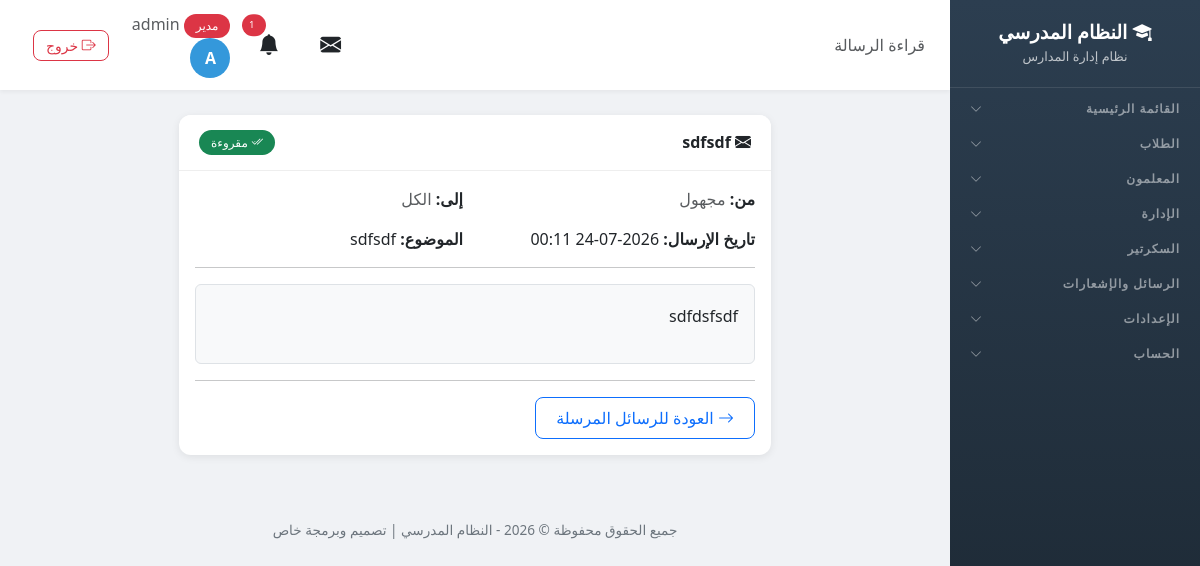
The page /messages/2/read/ (signed in) on the database its author committed.
### school/models.py (models this page shows, shortened)
class Profile(models.Model):
    ROLE_CHOICES = [
        ('admin', 'مدير'),
        ('vice_principal', 'نائب مدير'),
        ('secretary', 'سكرتير'),
        ('teacher', 'معلم'),
        ('student', 'طالب'),
    ]
    user = models.OneToOneField(User, on_delete=models.CASCADE, related_name='profile')
    role = models.CharField('الدور', max_length=20, choices=ROLE_CHOICES, default='student')
    phone = models.CharField('رقم الهاتف', max_length=20, blank=True)

class Message(models.Model):
    sender = models.ForeignKey(User, on_delete=models.SET_NULL, null=True, blank=True, related_name='sent_messages', verbose_name='المرسل')
    recipient = models.ForeignKey(User, on_delete=models.SET_NULL, null=True, blank=True, related_name='received_messages', verbose_name='المستلم')
    subject = models.CharField('الموضوع', max_length=200)
    content = models.TextField('المحتوى')
    is_read = models.BooleanField('مقروء', default=False)
    parent_name = models.CharField('اسم ولي الأمر', max_length=200, blank=True, help_text='يستخدم عند إرسال ولي الأمر')
    parent_phone = models.CharField('هاتف ولي الأمر', max_length=20, blank=True)
    created_at = models.DateTimeField('تاريخ الإرسال', auto_now_add=True)
    class Meta:
        verbose_name = 'رسالة'
        verbose_name_plural = 'الرسائل'
        ordering = ['-created_at']

### school/views.py (the view)
# urls.py: path('messages/<int:message_id>/read/', views.read_message, name='read_message'),
@login_required
def read_message(request, message_id):
    msg = get_object_or_404(Message, id=message_id)
    if msg.recipient is None and msg.sender is None:
        if request.user.profile.role != 'admin':
            messages.error(request, 'لا يمكنك قراءة هذه الرسالة')
            return redirect('dashboard')
    elif msg.sender != request.user and msg.recipient != request.user:
        messages.error(request, 'لا يمكنك قراءة هذه الرسالة')
        return redirect('dashboard')
    msg.is_read = True
    msg.save()
    return render(request, 'school/read_message.html', {'msg': msg})

### school/models.py (called while the page is built, shortened)
def has_perm(user, module, action):
    if user.profile.role == 'admin':
        return True

### school/services.py (called while the page is built, shortened)
def send_visit_reminders():
    try:
        tomorrow = date.today() + timedelta(days=1)
        due = VisitProgram.objects.filter(visit_date=tomorrow, reminder_sent=False).select_related('teacher')
        if not due.exists():
            return
    except Exception as e:
        logger.error(f'خطأ في إرسال تذكيرات الزيارات: {e}')

### templates/school/read_message.html (shortened to what this page needs)
{% extends 'school/base.html' %}
{% block page_heading %}قراءة الرسالة{% endblock %}
{% block content %}
<div class="row justify-content-center">
    <div class="col-md-8">
        <div class="card">
            <div class="card-header d-flex justify-content-between align-items-center">
                <span><i class="bi bi-envelope-fill"></i> {{ msg.subject }}</span>
                {% if msg.is_read %}
                <span class="badge bg-success"><i class="bi bi-check2-all"></i> مقروءة</span>
                {% else %}
                <span class="badge bg-danger">غير مقروءة</span>
                {% endif %}
            </div>
            <div class="card-body">
                <div class="row mb-3">
                    <div class="col-md-6">
                        <strong>من:</strong>
                        {% if msg.sender %}
                        {{ msg.sender.first_name|default:msg.sender.username }}
                        <span class="badge bg-{% if msg.sender.profile.role == 'admin' %}danger{% elif msg.sender.profile.role == 'teacher' %}success{% else %}info{% endif %}">
                            {{ msg.sender.profile.get_role_display }}
                        </span>
                        {% else %}
                        <span class="text-muted">مجهول</span>
                        {% endif %}
                    </div>
                    <div class="col-md-6 text-md-start">
                        <strong>إلى:</strong>
                        {% if msg.recipient %}
                        {{ msg.recipient.first_name|default:msg.recipient.username }}
                        {% else %}
                        <span class="text-muted">الكل</span>
                        {% endif %}
                    </div>
                </div>
                <div class="row mb-3">
                    <div class="col-md-6">
                        <strong>تاريخ الإرسال:</strong> {{ msg.created_at|date:"Y-m-d H:i" }}
                    </div>
                    <div class="col-md-6 text-md-start">
                        <strong>الموضوع:</strong> {{ msg.subject }}
                    </div>
                </div>
                <hr>
                <div class="border rounded p-3 bg-light" style="line-height: 1.9;">
                    {{ msg.content|linebreaks }}
                </div>
                <hr>
                <div class="d-flex gap-2">
                    {% if user.profile.role == 'student' %}
                    <a href="{% url 'student_messages' %}" class="btn btn-outline-primary"><i class="bi bi-arrow-right"></i> العودة للرسائل</a>
                    {% else %}
                    <a href="{% url 'sent_messages' %}" class="btn btn-outline-primary"><i class="bi bi-arrow-right"></i> العودة للرسائل المرسلة</a>
                    {% endif %}
                </div>
            </div>
        </div>
    </div>
</div>
{% endblock %}

### templates/school/base.html (shortened to what this page needs)
<!DOCTYPE html>
<html lang="ar" dir="rtl">
<head>
    <link href="https://cdn.jsdelivr.net/npm/bootstrap@5.3.0/dist/css/bootstrap.min.css" rel="stylesheet">
    <link href="https://cdn.jsdelivr.net/npm/bootstrap@5.3.0/dist/css/bootstrap.rtl.min.css" rel="stylesheet">
    <link rel="stylesheet" href="https://cdn.jsdelivr.net/npm/bootstrap-icons@1.11.0/font/bootstrap-icons.css">
    <link href="https://cdn.jsdelivr.net/npm/select2@4.1.0-rc.0/dist/css/select2.min.css" rel="stylesheet" />
    <link href="https://cdn.jsdelivr.net/npm/select2-bootstrap-5-theme@1.3.0/dist/select2-bootstrap-5-theme.rtl.min.css" rel="stylesheet" />
    <link rel="stylesheet" href="https://unpkg.com/leaflet@1.9.4/dist/leaflet.css" />
</head>
<body>
    {% if user.is_authenticated %}
    <div class="sidebar" id="sidebar">
        <div class="brand">
            <h4><i class="bi bi-mortarboard-fill"></i> النظام المدرسي</h4>
            <small>نظام إدارة المدارس</small>
        </div>
        {% if user.is_authenticated %}
        <button class="nav-section nav-toggle" type="button" data-target="collapse-main" aria-expanded="false">
            <span>القائمة الرئيسية</span><i class="bi bi-chevron-down"></i>
        </button>
        {% if 'students_view' in user_perms or 'students_add' in user_perms or 'notes_view' in user_perms or 'levels_view' in user_perms %}
        <button class="nav-section nav-toggle" type="button" data-target="collapse-students" aria-expanded="false">
            <span>الطلاب</span><i class="bi bi-chevron-down"></i>
        </button>
        {% endif %}
        {% if 'teachers_view' in user_perms or 'teachers_add' in user_perms or 'nominations_view' in user_perms or 'guardians_view' in user_perms %}
        <button class="nav-section nav-toggle" type="button" data-target="collapse-teachers" aria-expanded="false">
            <span>المعلمون</span><i class="bi bi-chevron-down"></i>
        </button>
        {% endif %}
        {% if 'classes_view' in user_perms or 'subjects_view' in user_perms or 'announcements_view' in user_perms or 'agenda_view' in user_perms or 'leaves_view' in user_perms or 'lateness_view' in user_perms or 'meetings_view' in user_perms or 'supervisor_visits_view' in user_perms or 'inspection_visits_view' in user_perms or 'visit_program_view' in user_perms or 'absence_view' in user_perms or 'schedule_view' in user_perms or 'certificates_view' in user_perms or 'exams_view' in user_perms or 'survey_view' in user_perms %}
        <button class="nav-section nav-toggle" type="button" data-target="collapse-admin" aria-expanded="false">
            <span>الإدارة</span><i class="bi bi-chevron-down"></i>
        </button>
        {% endif %}
        {% if 'incoming_view' in user_perms or 'outgoing_view' in user_perms %}
        <button class="nav-section nav-toggle" type="button" data-target="collapse-secretary" aria-expanded="false">
            <span>السكرتير</span><i class="bi bi-chevron-down"></i>
        </button>
        {% endif %}
        {% if 'messages_view' in user_perms or 'messages_send' in user_perms %}
        <button class="nav-section nav-toggle" type="button" data-target="collapse-messages" aria-expanded="false">
            <span>الرسائل والإشعارات</span><i class="bi bi-chevron-down"></i>
        </button>
        {% endif %}
        {% if 'settings_accounts' in user_perms or 'settings_whatsapp' in user_perms or 'settings_links' in user_perms or user.profile.role == 'admin' %}
        <button class="nav-section nav-toggle" type="button" data-target="collapse-settings" aria-expanded="false">
            <span>الإعدادات</span><i class="bi bi-chevron-down"></i>
        </button>
        {% endif %}
        <button class="nav-section nav-toggle" type="button" data-target="collapse-account" aria-expanded="false">
            <span>الحساب</span><i class="bi bi-chevron-down"></i>
        </button>
        {% endif %}
    </div>
    <div class="main-content">
        <div class="top-bar">
            <div>
                <span class="d-none d-md-inline text-muted">{% block page_heading %}{% endblock %}</span>
            </div>
            <div class="user-info">
                <div class="dropdown d-inline-block mx-2" id="messageBell">
                    <button class="btn btn-link text-reset position-relative p-1" type="button" data-bs-toggle="dropdown" aria-expanded="false" style="font-size: 1.3rem;">
                        <i class="bi bi-envelope-fill"></i>
                    </button>
                </div>
                <div class="dropdown d-inline-block mx-2" id="notificationBell">
                    <button class="btn btn-link text-reset position-relative p-1" type="button" data-bs-toggle="dropdown" aria-expanded="false" style="font-size: 1.3rem;">
                        <i class="bi bi-bell-fill"></i>
                        {% if unread_notifications_count > 0 %}
                        <span class="position-absolute top-0 start-100 translate-middle badge rounded-pill bg-danger" style="font-size: 0.6rem;">
                            {{ unread_notifications_count }}
                        </span>
                        {% endif %}
                    </button>
                </div>
                <a href="{% url 'my_account' %}" class="text-decoration-none text-reset">
                    <span class="text-muted d-none d-sm-inline">
                        <span class="badge bg-{% if user.profile.role == 'admin' %}danger{% elif user.profile.role == 'teacher' %}success{% else %}info{% endif %}">
                            {{ user.profile.get_role_display }}
                        </span>
                        {{ user.first_name|default:user.username }}
                    </span>
                    <div class="avatar">{{ user.first_name|first|default:user.username|first|upper }}</div>
                </a>
                <a href="{% url 'logout' %}" class="btn btn-sm btn-outline-danger ms-2" title="تسجيل الخروج">
                    <i class="bi bi-box-arrow-right"></i> <span class="d-none d-sm-inline">خروج</span>
                </a>
            </div>
        </div>
        <div class="page-content">
            {% block content %}{% endblock %}
        </div>
        <div class="footer no-print">
            <p>جميع الحقوق محفوظة &copy; {% now "Y" %} - النظام المدرسي | تصميم وبرمجة خاص</p>
        </div>
    </div>
    {% endif %}
</body>
</html>

### templates/school/base.html (style rules this page uses)
:root { --primary-color: #2c3e50; --secondary-color: #3498db; --accent-color: #e74c3c; --success-color: #27ae60; --warning-color: #f39c12; --info-color: #17a2b8; --sidebar-width: 250px; }
body { font-family: 'Segoe UI', Tahoma, sans-serif; background-color: #f0f2f5; overflow-x: hidden; }
.sidebar { position: fixed; top: 0; right: 0; height: 100vh; width: var(--sidebar-width); background: linear-gradient(180deg, var(--primary-color) 0%, #1a252f 100%); color: #fff; z-index: 1000; transition: all 0.3s ease; overflow-y: auto; }
.sidebar .brand { padding: 20px 15px; text-align: center; border-bottom: 1px solid rgba(255,255,255,0.1); }
.sidebar .brand h4 { margin: 0; font-weight: 700; font-size: 1.2rem; }
.sidebar .brand small { color: rgba(255,255,255,0.7); font-size: 0.8rem; }
.sidebar .nav-section { padding: 15px 20px 5px; font-size: 0.7rem; text-transform: uppercase; color: rgba(255,255,255,0.4); letter-spacing: 1px; }
.sidebar .nav-toggle { display: flex; justify-content: space-between; align-items: center; width: 100%; background: none; border: none; padding: 12px 20px 5px; cursor: pointer; text-align: right; font-size: 0.75rem; font-weight: 700; letter-spacing: 1px; color: rgba(255,255,255,0.5); transition: color 0.2s ease; }
.sidebar .nav-toggle .bi-chevron-down { transition: transform 0.3s ease; }
.main-content { margin-right: var(--sidebar-width); min-height: 100vh; transition: all 0.3s ease; }
.top-bar { background: #fff; padding: 12px 25px; box-shadow: 0 2px 4px rgba(0,0,0,0.05); display: flex; justify-content: space-between; align-items: center; position: sticky; top: 0; z-index: 999; }
.top-bar .user-info { display: flex; align-items: center; gap: 15px; }
.top-bar .user-info .avatar { width: 40px; height: 40px; border-radius: 50%; background: var(--secondary-color); color: #fff; display: flex; align-items: center; justify-content: center; font-weight: bold; }
.page-content { padding: 25px; }
.card { border: none; border-radius: 12px; box-shadow: 0 2px 8px rgba(0,0,0,0.08); transition: all 0.3s ease; margin-bottom: 20px; }
.card-header { background: #fff; border-bottom: 1px solid #eee; padding: 15px 20px; font-weight: 600; border-radius: 12px 12px 0 0 !important; }
.btn { border-radius: 8px; font-weight: 500; padding: 8px 20px; }
.btn-sm { padding: 4px 12px; }
.badge { padding: 6px 12px; border-radius: 20px; font-weight: 500; }
.footer { text-align: center; padding: 20px; color: #6c757d; font-size: 0.85rem; }

### rows shown on the page
Message: subject "sdfsdf", created_at "2026-07-24 00:11", content "sdfdsfsdf"

### other values the page prints
{{ unread_notifications_count }} "1"
{{ user.profile.get_role_display }} "مدير"
{{ user.first_name|default:user.username }} "admin"
{{ user.first_name|first|default:user.username|first|upper }} "A"
